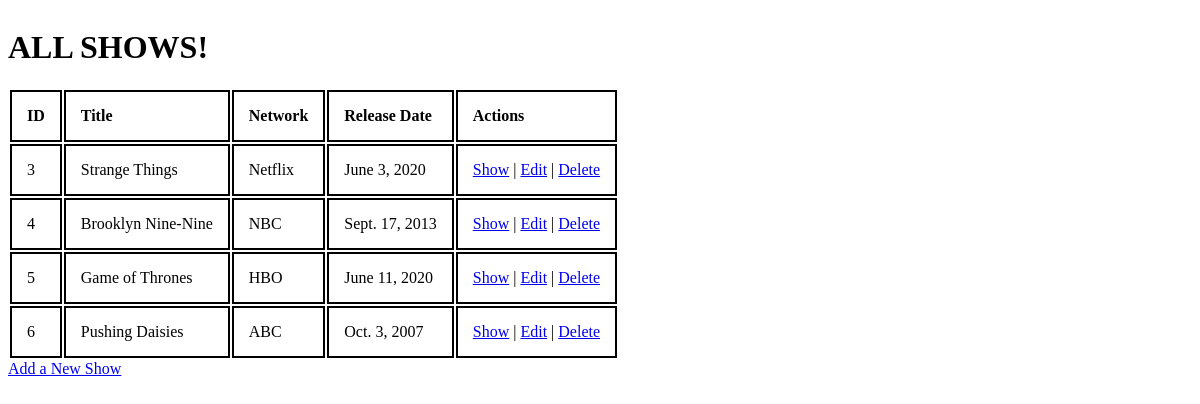
/shows, run on the app's committed database.
### tv_show_app/models.py (models this page shows)
class Shows(models.Model):
    title = models.CharField(max_length=255)
    network = models.CharField(max_length=20)
    release_date = models.DateField()
    description = models.CharField(default="No Description", max_length=255)
    created_at = models.DateTimeField(auto_now_add=True)
    updated_at = models.DateTimeField(auto_now=True)
    objects = showManager()

### tv_show_app/views.py (the view)
# urls.py: path('shows', views.allShows),
def allShows(request):
    context = {
        "all_shows": Shows.objects.all()
    }
    return render(request, "shows.html", context)

### tv_show_app/templates/shows.html (shortened to what this page needs)
<!DOCTYPE html>
<html lang="en">
<head>
    {% load static %}
    <link rel="stylesheet" href="{% static '/style.css' %}">
</head>
<body>
    <div class="container">
        <H1>ALL SHOWS!</H1>
        <div class="table_for_shows">
            <table>
                <tr>
                    <th>ID</th>
                    <th>Title</th>
                    <th>Network</th>
                    <th>Release Date</th>
                    <th>Actions</th>
                </tr>
                {% for show in all_shows %}
                <tr>
                    <td>{{ show.id }}</td>
                    <td>{{ show.title }}</td>
                    <td>{{ show.network }} </td>
                    <td>{{ show.release_date }}</td>
                    <td><a href="/shows/{{show.id}}">Show</a> | <a href="/shows/{{show.id}}/edit">Edit</a> | <a href="/shows/{{show.id}}/destroy">Delete</a></td>
                </tr>
                {% endfor %}
            </table>
        </div>
        <a href="/shows/new">Add a New Show</a>
    </div>
</body>
</html>

### tv_show_app/static/style.css (style rules this page uses)
.container { height: auto; width: auto; display: inline-block; }
th, td { padding: 15px; text-align: left; border: 2px solid black; text-align: left; }

### data on the page
Shows: id "3", title "Strange Things", network "Netflix", release_date "June 3, 2020"
Shows: id "4", title "Brooklyn Nine-Nine", network "NBC", release_date "Sept. 17, 2013"
Shows: id "5", title "Game of Thrones", network "HBO", release_date "June 11, 2020"
Shows: id "6", title "Pushing Daisies", network "ABC", release_date "Oct. 3, 2007"
